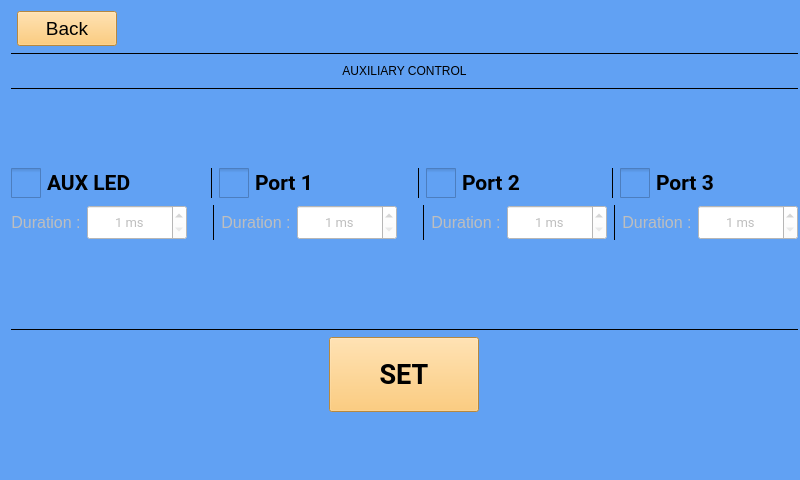
<?xml version="1.0" encoding="UTF-8"?>
<ui version="4.0">
 <class>Form</class>
 <widget class="QWidget" name="Form">
  <property name="geometry">
   <rect>
    <x>0</x>
    <y>0</y>
    <width>800</width>
    <height>480</height>
   </rect>
  </property>
  <property name="sizePolicy">
   <sizepolicy hsizetype="Preferred" vsizetype="Maximum">
    <horstretch>0</horstretch>
    <verstretch>0</verstretch>
   </sizepolicy>
  </property>
  <property name="maximumSize">
   <size>
    <width>800</width>
    <height>480</height>
   </size>
  </property>
  <property name="windowTitle">
   <string>Form</string>
  </property>
  <property name="styleSheet">
   <string notr="true">background-color: rgb(97, 161, 243);</string>
  </property>
  <widget class="QWidget" name="layoutWidget">
   <property name="geometry">
    <rect>
     <x>11</x>
     <y>11</y>
     <width>787</width>
     <height>401</height>
    </rect>
   </property>
   <layout class="QVBoxLayout" name="verticalLayout">
    <item>
     <layout class="QHBoxLayout" name="horizontalLayout_17">
      <item>
       <widget class="QPushButton" name="back_button">
        <property name="maximumSize">
         <size>
          <width>100</width>
          <height>35</height>
         </size>
        </property>
        <property name="font">
         <font>
          <pointsize>14</pointsize>
         </font>
        </property>
        <property name="styleSheet">
         <string notr="true">background-color: rgb(255, 191, 88);</string>
        </property>
        <property name="text">
         <string>Back</string>
        </property>
       </widget>
      </item>
      <item>
       <spacer name="horizontalSpacer_7">
        <property name="orientation">
         <enum>Qt::Horizontal</enum>
        </property>
        <property name="sizeType">
         <enum>QSizePolicy::Maximum</enum>
        </property>
        <property name="sizeHint" stdset="0">
         <size>
          <width>675</width>
          <height>35</height>
         </size>
        </property>
       </spacer>
      </item>
     </layout>
    </item>
    <item>
     <layout class="QVBoxLayout" name="verticalLayout_10">
      <item>
       <widget class="Line" name="line_7">
        <property name="frameShadow">
         <enum>QFrame::Plain</enum>
        </property>
        <property name="orientation">
         <enum>Qt::Horizontal</enum>
        </property>
       </widget>
      </item>
      <item>
       <layout class="QHBoxLayout" name="horizontalLayout_4">
        <item>
         <spacer name="horizontalSpacer_11">
          <property name="orientation">
           <enum>Qt::Horizontal</enum>
          </property>
          <property name="sizeType">
           <enum>QSizePolicy::Maximum</enum>
          </property>
          <property name="sizeHint" stdset="0">
           <size>
            <width>88</width>
            <height>20</height>
           </size>
          </property>
         </spacer>
        </item>
        <item>
         <widget class="QLabel" name="title_label">
          <property name="sizePolicy">
           <sizepolicy hsizetype="Maximum" vsizetype="Maximum">
            <horstretch>0</horstretch>
            <verstretch>0</verstretch>
           </sizepolicy>
          </property>
          <property name="maximumSize">
           <size>
            <width>555</width>
            <height>40</height>
           </size>
          </property>
          <property name="styleSheet">
           <string notr="true">font: 75 25pt &quot;Roboto&quot;;</string>
          </property>
          <property name="text">
           <string>&lt;html&gt;&lt;head/&gt;&lt;body&gt;&lt;p align=&quot;center&quot;&gt;AUXILIARY CONTROL&lt;/p&gt;&lt;/body&gt;&lt;/html&gt;</string>
          </property>
          <property name="textFormat">
           <enum>Qt::AutoText</enum>
          </property>
         </widget>
        </item>
        <item>
         <spacer name="horizontalSpacer_14">
          <property name="orientation">
           <enum>Qt::Horizontal</enum>
          </property>
          <property name="sizeType">
           <enum>QSizePolicy::Maximum</enum>
          </property>
          <property name="sizeHint" stdset="0">
           <size>
            <width>88</width>
            <height>20</height>
           </size>
          </property>
         </spacer>
        </item>
       </layout>
      </item>
      <item>
       <widget class="Line" name="line_8">
        <property name="frameShadow">
         <enum>QFrame::Plain</enum>
        </property>
        <property name="orientation">
         <enum>Qt::Horizontal</enum>
        </property>
       </widget>
      </item>
     </layout>
    </item>
    <item>
     <spacer name="verticalSpacer_2">
      <property name="orientation">
       <enum>Qt::Vertical</enum>
      </property>
      <property name="sizeType">
       <enum>QSizePolicy::Expanding</enum>
      </property>
      <property name="sizeHint" stdset="0">
       <size>
        <width>20</width>
        <height>90</height>
       </size>
      </property>
     </spacer>
    </item>
    <item>
     <layout class="QHBoxLayout" name="horizontalLayout_18">
      <item>
       <widget class="QCheckBox" name="aux_led_checkBox">
        <property name="font">
         <font>
          <family>Roboto</family>
          <pointsize>16</pointsize>
          <weight>75</weight>
          <bold>true</bold>
         </font>
        </property>
        <property name="styleSheet">
         <string notr="true">QCheckBox::indicator {
width: 30px;
 height: 30px;}</string>
        </property>
        <property name="text">
         <string>AUX LED</string>
        </property>
        <property name="iconSize">
         <size>
          <width>50</width>
          <height>50</height>
         </size>
        </property>
        <property name="checkable">
         <bool>true</bool>
        </property>
       </widget>
      </item>
      <item>
       <spacer name="horizontalSpacer_5">
        <property name="orientation">
         <enum>Qt::Horizontal</enum>
        </property>
        <property name="sizeType">
         <enum>QSizePolicy::Maximum</enum>
        </property>
        <property name="sizeHint" stdset="0">
         <size>
          <width>72</width>
          <height>20</height>
         </size>
        </property>
       </spacer>
      </item>
      <item>
       <widget class="Line" name="line_15">
        <property name="frameShadow">
         <enum>QFrame::Plain</enum>
        </property>
        <property name="orientation">
         <enum>Qt::Vertical</enum>
        </property>
       </widget>
      </item>
      <item>
       <widget class="QCheckBox" name="ctrl1_checkBox">
        <property name="font">
         <font>
          <family>Roboto</family>
          <pointsize>16</pointsize>
          <weight>75</weight>
          <bold>true</bold>
         </font>
        </property>
        <property name="styleSheet">
         <string notr="true">QCheckBox::indicator {
width: 30px;
 height: 30px;}</string>
        </property>
        <property name="text">
         <string>Port 1</string>
        </property>
        <property name="iconSize">
         <size>
          <width>50</width>
          <height>50</height>
         </size>
        </property>
        <property name="checkable">
         <bool>true</bool>
        </property>
       </widget>
      </item>
      <item>
       <spacer name="horizontalSpacer_4">
        <property name="orientation">
         <enum>Qt::Horizontal</enum>
        </property>
        <property name="sizeType">
         <enum>QSizePolicy::Maximum</enum>
        </property>
        <property name="sizeHint" stdset="0">
         <size>
          <width>79</width>
          <height>20</height>
         </size>
        </property>
       </spacer>
      </item>
      <item>
       <widget class="Line" name="line_11">
        <property name="frameShadow">
         <enum>QFrame::Plain</enum>
        </property>
        <property name="orientation">
         <enum>Qt::Vertical</enum>
        </property>
       </widget>
      </item>
      <item>
       <widget class="QCheckBox" name="ctrl2_checkBox">
        <property name="font">
         <font>
          <family>Roboto</family>
          <pointsize>16</pointsize>
          <weight>75</weight>
          <bold>true</bold>
         </font>
        </property>
        <property name="styleSheet">
         <string notr="true">QCheckBox::indicator {
width: 30px;
 height: 30px;}</string>
        </property>
        <property name="text">
         <string>Port 2</string>
        </property>
        <property name="iconSize">
         <size>
          <width>50</width>
          <height>50</height>
         </size>
        </property>
        <property name="checkable">
         <bool>true</bool>
        </property>
       </widget>
      </item>
      <item>
       <spacer name="horizontalSpacer_8">
        <property name="orientation">
         <enum>Qt::Horizontal</enum>
        </property>
        <property name="sizeType">
         <enum>QSizePolicy::Maximum</enum>
        </property>
        <property name="sizeHint" stdset="0">
         <size>
          <width>67</width>
          <height>20</height>
         </size>
        </property>
       </spacer>
      </item>
      <item>
       <widget class="Line" name="line_12">
        <property name="frameShadow">
         <enum>QFrame::Plain</enum>
        </property>
        <property name="orientation">
         <enum>Qt::Vertical</enum>
        </property>
       </widget>
      </item>
      <item>
       <widget class="QCheckBox" name="ctrl3_checkBox">
        <property name="font">
         <font>
          <family>Roboto</family>
          <pointsize>16</pointsize>
          <weight>75</weight>
          <bold>true</bold>
         </font>
        </property>
        <property name="styleSheet">
         <string notr="true">QCheckBox::indicator {
width: 30px;
 height: 30px;}</string>
        </property>
        <property name="text">
         <string>Port 3</string>
        </property>
        <property name="iconSize">
         <size>
          <width>50</width>
          <height>50</height>
         </size>
        </property>
        <property name="checkable">
         <bool>true</bool>
        </property>
       </widget>
      </item>
      <item>
       <spacer name="horizontalSpacer_9">
        <property name="orientation">
         <enum>Qt::Horizontal</enum>
        </property>
        <property name="sizeType">
         <enum>QSizePolicy::Maximum</enum>
        </property>
        <property name="sizeHint" stdset="0">
         <size>
          <width>65</width>
          <height>20</height>
         </size>
        </property>
       </spacer>
      </item>
     </layout>
    </item>
    <item>
     <spacer name="verticalSpacer_3">
      <property name="orientation">
       <enum>Qt::Vertical</enum>
      </property>
      <property name="sizeType">
       <enum>QSizePolicy::Maximum</enum>
      </property>
      <property name="sizeHint" stdset="0">
       <size>
        <width>20</width>
        <height>20</height>
       </size>
      </property>
     </spacer>
    </item>
    <item>
     <layout class="QHBoxLayout" name="horizontalLayout_3">
      <item>
       <layout class="QHBoxLayout" name="horizontalLayout_20">
        <property name="sizeConstraint">
         <enum>QLayout::SetMaximumSize</enum>
        </property>
        <item>
         <layout class="QHBoxLayout" name="horizontalLayout_21">
          <property name="sizeConstraint">
           <enum>QLayout::SetMaximumSize</enum>
          </property>
          <item>
           <widget class="QLabel" name="duration_AL_label">
            <property name="enabled">
             <bool>false</bool>
            </property>
            <property name="sizePolicy">
             <sizepolicy hsizetype="Maximum" vsizetype="Preferred">
              <horstretch>0</horstretch>
              <verstretch>0</verstretch>
             </sizepolicy>
            </property>
            <property name="maximumSize">
             <size>
              <width>100</width>
              <height>100</height>
             </size>
            </property>
            <property name="font">
             <font>
              <pointsize>12</pointsize>
             </font>
            </property>
            <property name="text">
             <string>Duration :</string>
            </property>
            <property name="alignment">
             <set>Qt::AlignCenter</set>
            </property>
           </widget>
          </item>
          <item>
           <widget class="QSpinBox" name="duration_AL_spinBox">
            <property name="enabled">
             <bool>false</bool>
            </property>
            <property name="sizePolicy">
             <sizepolicy hsizetype="Maximum" vsizetype="Maximum">
              <horstretch>0</horstretch>
              <verstretch>0</verstretch>
             </sizepolicy>
            </property>
            <property name="minimumSize">
             <size>
              <width>100</width>
              <height>35</height>
             </size>
            </property>
            <property name="maximumSize">
             <size>
              <width>100</width>
              <height>35</height>
             </size>
            </property>
            <property name="font">
             <font>
              <family>Roboto</family>
              <pointsize>10</pointsize>
              <weight>50</weight>
              <bold>false</bold>
             </font>
            </property>
            <property name="styleSheet">
             <string notr="true">background-color: rgb(255,255,255);</string>
            </property>
            <property name="alignment">
             <set>Qt::AlignCenter</set>
            </property>
            <property name="suffix">
             <string> ms</string>
            </property>
            <property name="prefix">
             <string/>
            </property>
            <property name="minimum">
             <number>1</number>
            </property>
            <property name="maximum">
             <number>1000000</number>
            </property>
            <property name="value">
             <number>1</number>
            </property>
           </widget>
          </item>
          <item>
           <spacer name="horizontalSpacer_15">
            <property name="orientation">
             <enum>Qt::Horizontal</enum>
            </property>
            <property name="sizeType">
             <enum>QSizePolicy::Maximum</enum>
            </property>
            <property name="sizeHint" stdset="0">
             <size>
              <width>90</width>
              <height>20</height>
             </size>
            </property>
           </spacer>
          </item>
         </layout>
        </item>
        <item>
         <widget class="Line" name="line_14">
          <property name="frameShadow">
           <enum>QFrame::Plain</enum>
          </property>
          <property name="orientation">
           <enum>Qt::Vertical</enum>
          </property>
         </widget>
        </item>
        <item>
         <widget class="QLabel" name="duration_C1_label">
          <property name="enabled">
           <bool>false</bool>
          </property>
          <property name="sizePolicy">
           <sizepolicy hsizetype="Maximum" vsizetype="Preferred">
            <horstretch>0</horstretch>
            <verstretch>0</verstretch>
           </sizepolicy>
          </property>
          <property name="maximumSize">
           <size>
            <width>100</width>
            <height>100</height>
           </size>
          </property>
          <property name="font">
           <font>
            <pointsize>12</pointsize>
           </font>
          </property>
          <property name="text">
           <string>Duration :</string>
          </property>
          <property name="alignment">
           <set>Qt::AlignCenter</set>
          </property>
         </widget>
        </item>
        <item>
         <widget class="QSpinBox" name="duration_C1_spinBox">
          <property name="enabled">
           <bool>false</bool>
          </property>
          <property name="sizePolicy">
           <sizepolicy hsizetype="Maximum" vsizetype="Maximum">
            <horstretch>0</horstretch>
            <verstretch>0</verstretch>
           </sizepolicy>
          </property>
          <property name="minimumSize">
           <size>
            <width>100</width>
            <height>35</height>
           </size>
          </property>
          <property name="maximumSize">
           <size>
            <width>100</width>
            <height>35</height>
           </size>
          </property>
          <property name="font">
           <font>
            <family>Roboto</family>
            <pointsize>10</pointsize>
            <weight>50</weight>
            <bold>false</bold>
           </font>
          </property>
          <property name="styleSheet">
           <string notr="true">background-color: rgb(255,255,255);</string>
          </property>
          <property name="alignment">
           <set>Qt::AlignCenter</set>
          </property>
          <property name="suffix">
           <string> ms</string>
          </property>
          <property name="prefix">
           <string/>
          </property>
          <property name="minimum">
           <number>1</number>
          </property>
          <property name="maximum">
           <number>1000000</number>
          </property>
          <property name="value">
           <number>1</number>
          </property>
         </widget>
        </item>
        <item>
         <spacer name="horizontalSpacer_6">
          <property name="orientation">
           <enum>Qt::Horizontal</enum>
          </property>
          <property name="sizeType">
           <enum>QSizePolicy::Maximum</enum>
          </property>
          <property name="sizeHint" stdset="0">
           <size>
            <width>90</width>
            <height>20</height>
           </size>
          </property>
         </spacer>
        </item>
       </layout>
      </item>
      <item>
       <widget class="Line" name="line_9">
        <property name="frameShadow">
         <enum>QFrame::Plain</enum>
        </property>
        <property name="orientation">
         <enum>Qt::Vertical</enum>
        </property>
       </widget>
      </item>
      <item>
       <layout class="QHBoxLayout" name="horizontalLayout_2">
        <item>
         <widget class="QLabel" name="duration_C2_label">
          <property name="enabled">
           <bool>false</bool>
          </property>
          <property name="sizePolicy">
           <sizepolicy hsizetype="Maximum" vsizetype="Preferred">
            <horstretch>0</horstretch>
            <verstretch>0</verstretch>
           </sizepolicy>
          </property>
          <property name="maximumSize">
           <size>
            <width>100</width>
            <height>16777215</height>
           </size>
          </property>
          <property name="font">
           <font>
            <pointsize>12</pointsize>
           </font>
          </property>
          <property name="text">
           <string>&lt;html&gt;&lt;head/&gt;&lt;body&gt;&lt;p align=&quot;center&quot;&gt;Duration :&lt;/p&gt;&lt;/body&gt;&lt;/html&gt;</string>
          </property>
          <property name="alignment">
           <set>Qt::AlignRight|Qt::AlignTrailing|Qt::AlignVCenter</set>
          </property>
         </widget>
        </item>
        <item>
         <widget class="QSpinBox" name="duration_C2_spinBox">
          <property name="enabled">
           <bool>false</bool>
          </property>
          <property name="sizePolicy">
           <sizepolicy hsizetype="Maximum" vsizetype="Maximum">
            <horstretch>0</horstretch>
            <verstretch>0</verstretch>
           </sizepolicy>
          </property>
          <property name="minimumSize">
           <size>
            <width>100</width>
            <height>35</height>
           </size>
          </property>
          <property name="maximumSize">
           <size>
            <width>100</width>
            <height>35</height>
           </size>
          </property>
          <property name="font">
           <font>
            <family>Roboto</family>
            <pointsize>10</pointsize>
            <weight>50</weight>
            <bold>false</bold>
           </font>
          </property>
          <property name="styleSheet">
           <string notr="true">background-color: rgb(255,255,255);</string>
          </property>
          <property name="alignment">
           <set>Qt::AlignCenter</set>
          </property>
          <property name="suffix">
           <string> ms</string>
          </property>
          <property name="prefix">
           <string/>
          </property>
          <property name="minimum">
           <number>1</number>
          </property>
          <property name="maximum">
           <number>1000000</number>
          </property>
          <property name="value">
           <number>1</number>
          </property>
         </widget>
        </item>
       </layout>
      </item>
      <item>
       <spacer name="horizontalSpacer_10">
        <property name="orientation">
         <enum>Qt::Horizontal</enum>
        </property>
        <property name="sizeType">
         <enum>QSizePolicy::Maximum</enum>
        </property>
        <property name="sizeHint" stdset="0">
         <size>
          <width>59</width>
          <height>20</height>
         </size>
        </property>
       </spacer>
      </item>
      <item>
       <widget class="Line" name="line_10">
        <property name="frameShadow">
         <enum>QFrame::Plain</enum>
        </property>
        <property name="orientation">
         <enum>Qt::Vertical</enum>
        </property>
       </widget>
      </item>
      <item>
       <layout class="QHBoxLayout" name="horizontalLayout_25">
        <item>
         <widget class="QLabel" name="duration_C3_label">
          <property name="enabled">
           <bool>false</bool>
          </property>
          <property name="font">
           <font>
            <pointsize>12</pointsize>
           </font>
          </property>
          <property name="text">
           <string>&lt;html&gt;&lt;head/&gt;&lt;body&gt;&lt;p align=&quot;center&quot;&gt;Duration :&lt;/p&gt;&lt;/body&gt;&lt;/html&gt;</string>
          </property>
          <property name="alignment">
           <set>Qt::AlignRight|Qt::AlignTrailing|Qt::AlignVCenter</set>
          </property>
         </widget>
        </item>
        <item>
         <widget class="QSpinBox" name="duration_C3_spinBox">
          <property name="enabled">
           <bool>false</bool>
          </property>
          <property name="sizePolicy">
           <sizepolicy hsizetype="Maximum" vsizetype="Maximum">
            <horstretch>0</horstretch>
            <verstretch>0</verstretch>
           </sizepolicy>
          </property>
          <property name="minimumSize">
           <size>
            <width>100</width>
            <height>35</height>
           </size>
          </property>
          <property name="maximumSize">
           <size>
            <width>100</width>
            <height>35</height>
           </size>
          </property>
          <property name="font">
           <font>
            <family>Roboto</family>
            <pointsize>10</pointsize>
            <weight>50</weight>
            <bold>false</bold>
           </font>
          </property>
          <property name="styleSheet">
           <string notr="true">background-color: rgb(255,255,255);</string>
          </property>
          <property name="alignment">
           <set>Qt::AlignCenter</set>
          </property>
          <property name="suffix">
           <string> ms</string>
          </property>
          <property name="prefix">
           <string/>
          </property>
          <property name="minimum">
           <number>1</number>
          </property>
          <property name="maximum">
           <number>1000000</number>
          </property>
          <property name="value">
           <number>1</number>
          </property>
         </widget>
        </item>
       </layout>
      </item>
     </layout>
    </item>
    <item>
     <spacer name="verticalSpacer">
      <property name="orientation">
       <enum>Qt::Vertical</enum>
      </property>
      <property name="sizeType">
       <enum>QSizePolicy::Maximum</enum>
      </property>
      <property name="sizeHint" stdset="0">
       <size>
        <width>20</width>
        <height>100</height>
       </size>
      </property>
     </spacer>
    </item>
    <item>
     <widget class="Line" name="line_13">
      <property name="frameShadow">
       <enum>QFrame::Plain</enum>
      </property>
      <property name="orientation">
       <enum>Qt::Horizontal</enum>
      </property>
     </widget>
    </item>
    <item>
     <layout class="QHBoxLayout" name="horizontalLayout">
      <item>
       <spacer name="horizontalSpacer_12">
        <property name="orientation">
         <enum>Qt::Horizontal</enum>
        </property>
        <property name="sizeType">
         <enum>QSizePolicy::Maximum</enum>
        </property>
        <property name="sizeHint" stdset="0">
         <size>
          <width>40</width>
          <height>20</height>
         </size>
        </property>
       </spacer>
      </item>
      <item>
       <widget class="QPushButton" name="set_button">
        <property name="sizePolicy">
         <sizepolicy hsizetype="Maximum" vsizetype="Fixed">
          <horstretch>0</horstretch>
          <verstretch>0</verstretch>
         </sizepolicy>
        </property>
        <property name="maximumSize">
         <size>
          <width>150</width>
          <height>75</height>
         </size>
        </property>
        <property name="font">
         <font>
          <family>Roboto</family>
          <pointsize>20</pointsize>
          <weight>75</weight>
          <bold>true</bold>
         </font>
        </property>
        <property name="styleSheet">
         <string notr="true">background-color: rgb(255, 191, 88);</string>
        </property>
        <property name="text">
         <string>SET</string>
        </property>
       </widget>
      </item>
      <item>
       <spacer name="horizontalSpacer_13">
        <property name="orientation">
         <enum>Qt::Horizontal</enum>
        </property>
        <property name="sizeType">
         <enum>QSizePolicy::Maximum</enum>
        </property>
        <property name="sizeHint" stdset="0">
         <size>
          <width>40</width>
          <height>75</height>
         </size>
        </property>
       </spacer>
      </item>
     </layout>
    </item>
   </layout>
  </widget>
 </widget>
 <resources/>
 <connections/>
</ui>
